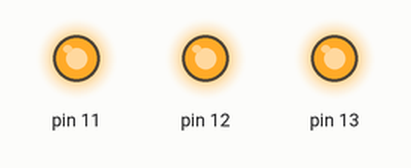
Bench run of a sketch on a simulated Arduino Uno, built with avr-gcc and run on an emulated ATmega328P. Parts: output pins drawn as LEDs (lit = HIGH).

Above: at 0.1 s.
Timing chart, 0 to 1.6 s (numbered marks = the images above):
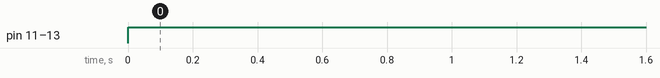

Measured:
- by itself, pin 11–13: LOW → HIGH at 0.00 s

The sketch:

LED_3.ino
```cpp
void setup() {
  pinMode(13,OUTPUT);
  pinMode(12,OUTPUT);
  pinMode(11,OUTPUT);
}

void loop() {
  digitalWrite(13,1);
  digitalWrite(12,1);
  digitalWrite(11,1);
}
```
